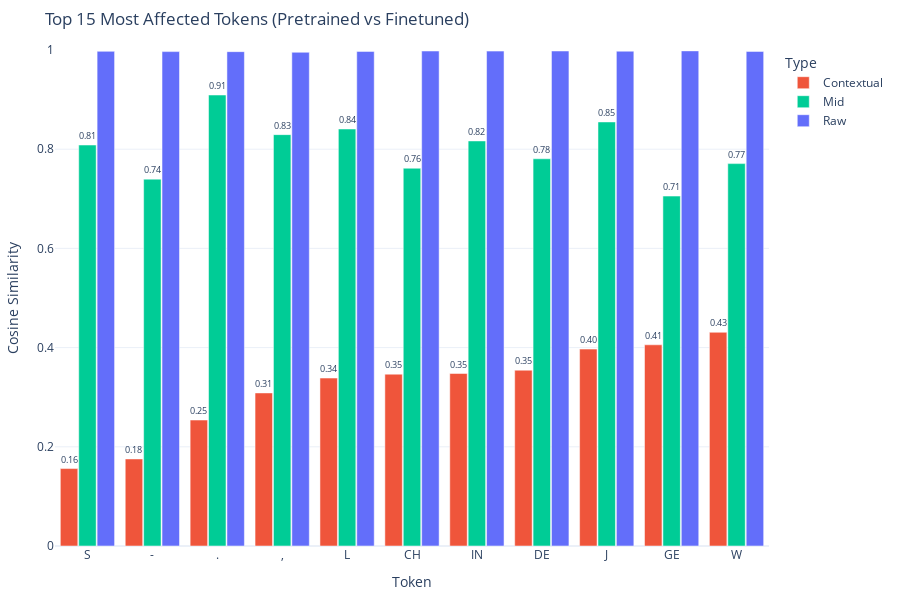

Here is the notebook cell this chart was saved with:
### Code cell
comparer = TokenEmbeddingComparer(dash_data, "conll2003_bert")
df, fig = comparer.compare(sentence_id=0, top_k=15)

# Show manually if needed
display(df)
fig.show()

### Figure 1 — Plotly figure (JSON) as saved in the notebook; plotly's stock layout.template omitted (floating-point values rounded to 4 significant figures)
{"data": [{"alignmentgroup": "True", "hovertemplate": "Type=Contextual<br>Token=%{x}<br>Cosine Similarity=%{y}<extra></extra>", "legendgroup": "Contextual", "marker": {"color": "#EF553B", "pattern": {"shape": ""}}, "name": "Contextual", "offsetgroup": "Contextual", "orientation": "v", "showlegend": true, "textfont": {"size": 12}, "textposition": "outside", "texttemplate": "%{y:.2f}", "type": "bar", "x": ["S", "-", ".", ",", "L", "CH", "IN", "DE", "J", "GE", "W"], "xaxis": "x", "y": [0.1562, 0.1755, 0.2539, 0.3086, 0.3386, 0.3464, 0.3478, 0.3545, 0.397, 0.4056, 0.4309], "yaxis": "y"}, {"alignmentgroup": "True", "hovertemplate": "Type=Mid<br>Token=%{x}<br>Cosine Similarity=%{y}<extra></extra>", "legendgroup": "Mid", "marker": {"color": "#00CC96", "pattern": {"shape": ""}}, "name": "Mid", "offsetgroup": "Mid", "orientation": "v", "showlegend": true, "textfont": {"size": 12}, "textposition": "outside", "texttemplate": "%{y:.2f}", "type": "bar", "x": ["S", "-", ".", ",", "L", "CH", "IN", "DE", "J", "GE", "W"], "xaxis": "x", "y": [0.8084, 0.7396, 0.9092, 0.8294, 0.8407, 0.7617, 0.8166, 0.7807, 0.855, 0.7055, 0.7709], "yaxis": "y"}, {"alignmentgroup": "True", "hovertemplate": "Type=Raw<br>Token=%{x}<br>Cosine Similarity=%{y}<extra></extra>", "legendgroup": "Raw", "marker": {"color": "#636EFA", "pattern": {"shape": ""}}, "name": "Raw", "offsetgroup": "Raw", "orientation": "v", "showlegend": true, "textfont": {"size": 12}, "textposition": "outside", "texttemplate": "%{y:.2f}", "type": "bar", "x": ["S", "-", ".", ",", "L", "CH", "IN", "DE", "J", "GE", "W"], "xaxis": "x", "y": [0.9973, 0.9968, 0.9967, 0.9954, 0.9972, 0.9979, 0.9977, 0.998, 0.9976, 0.9982, 0.9972], "yaxis": "y"}], "layout": {"bargap": 0.15, "bargroupgap": 0.05, "barmode": "group", "height": 600, "legend": {"title": {"text": "Type"}, "tracegroupgap": 0}, "margin": {"b": 50, "l": 50, "r": 50, "t": 50}, "showlegend": true, "title": {"text": "Top 15 Most Affected Tokens (Pretrained vs Finetuned)"}, "xaxis": {"anchor": "y", "domain": [0, 1], "title": {"text": "Token"}}, "yaxis": {"anchor": "x", "domain": [0, 1], "range": [0, 1], "title": {"text": "Cosine Similarity"}}}}
